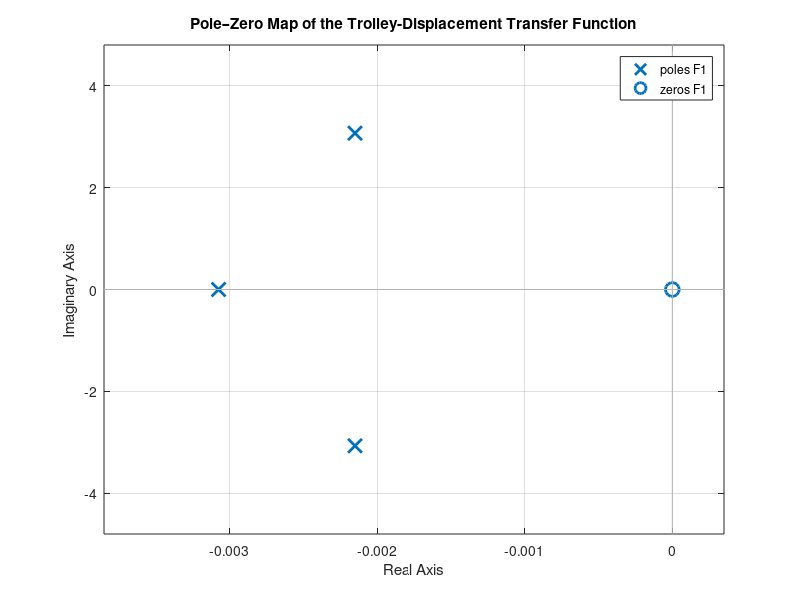

Recreate this plot in MATLAB.

% -----Task 4-----
% b close loop (payload angle)

K = 1 ; % Gain controller

num = [-1 0];                       % numerator(-s) 
den = [185.7143 1.3693 1747.9827 5.3729];% denominator(185.714(s^3)+1.3693(s^2)+1748.9827s+5.3729)
F0S  = tf(num,den);                        % close loop transfer function F(s)
F1 = K*F0S;                      % transfer function F0(s) with Gain

p = pole(F1);
z = zero(F1);

disp('Poles:');  disp(p);
disp('Zeros:');  disp(z);

%% Basic stability verdict
if all(real(p) < 0)
    fprintf('→ All poles in the open LHP ⟹ stable.\n');
elseif any(real(p) > 0)
    fprintf('→ At least one pole in the RHP ⟹ unstable.\n');
else
    fprintf(['→ No RHP poles but ≥1 pole on the imaginary axis (or at the origin)\n' ...
             '  ⟹ marginally/critically stable.\n']);
end

% Suppose sys is your state-space system
[y, t] = step(F1);

% Get the final value
y_final = y(end);

% For unit step input, desired final value = 1
ess = abs(1-y_final);

fprintf('Steady-state error = %.2f\n',ess);
%% Pole–zero map
figure;
pzmap(F1), grid on
title('Pole–Zero Map of the Trolley‑Displacement Transfer Function')

% denominator(185.714(s^4)+1.3693(s^3)+1751.4827(s^2)+5.3729s+9.81)
%G0feedback=feedback(G2,1); %Create feedback for G2 (make it as close-loop sys)
%step(G0feedback);



%------NOTE-----
%All poles in left-half (Re < 0)                         ✅ Stable
%At least one on the jω axis (Re = 0, no repeated poles) ⚠️ Critically stable / marginal
%Any pole in right-half (Re > 0)                         ❌ Unstable